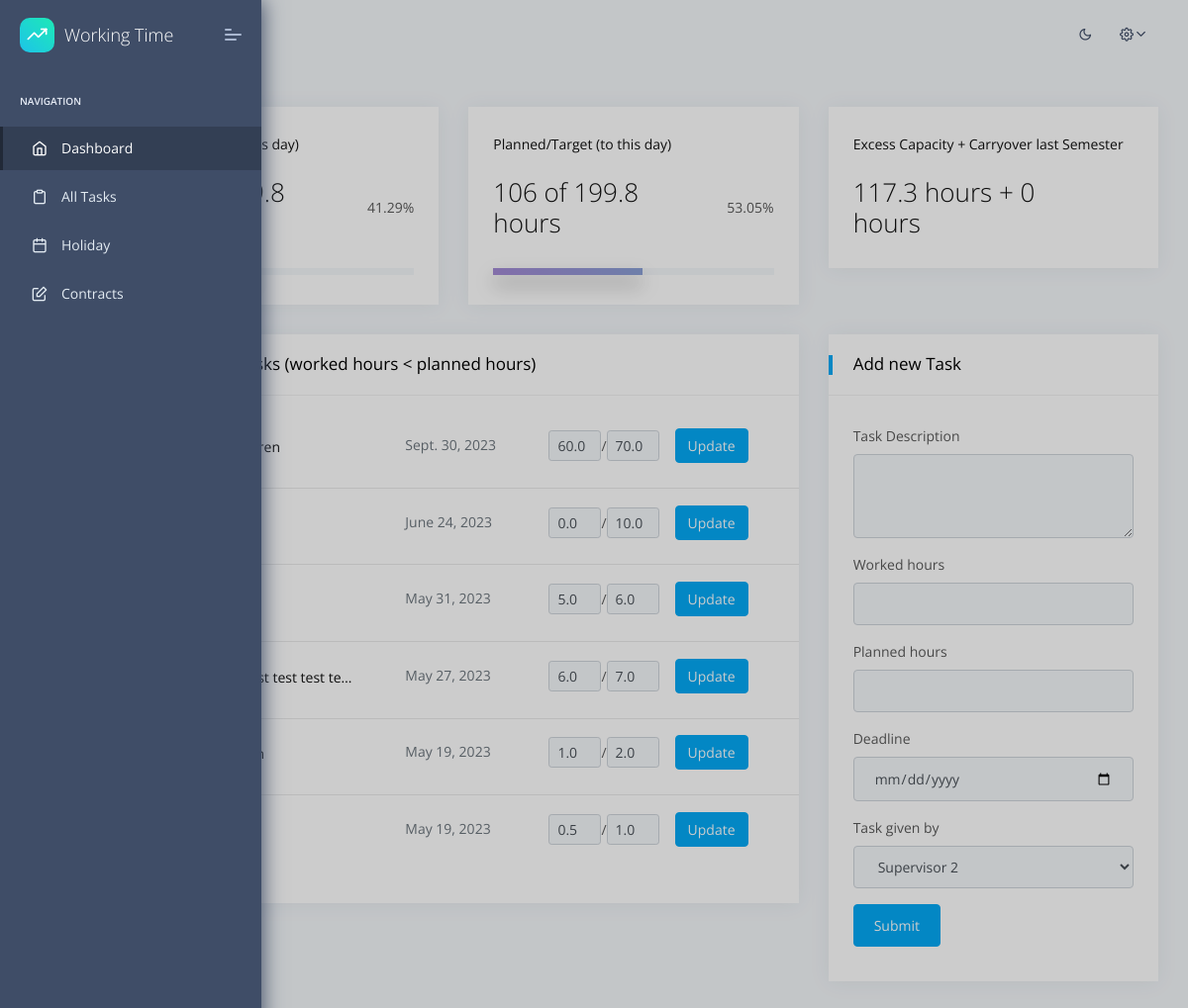
Before: / (signed in) with the older database file.
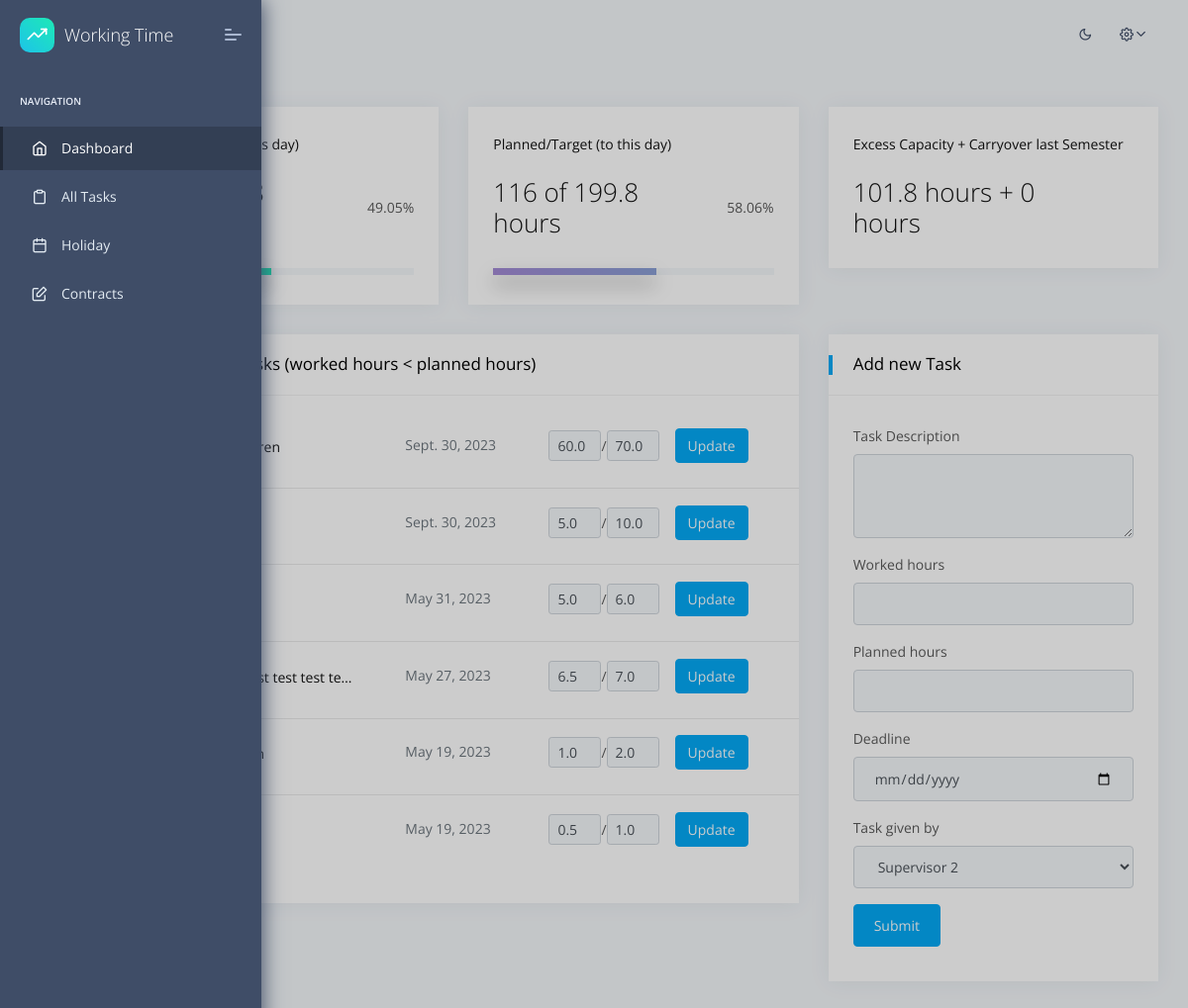
After: the same page with the newer database file.
### apps/home/models.py (models this page shows, shortened)
class Task(models.Model):
    id = models.AutoField(primary_key=True)
    assigned_to = models.ForeignKey(User, on_delete=models.CASCADE)
    assigner = models.ForeignKey(User, on_delete=models.CASCADE, related_name='assigner')
    task_text = models.TextField()
    total_hours = models.FloatField()
    worked_hours = models.FloatField()
    deadline = models.DateField()
    added = models.DateTimeField(auto_now_add=True)
    updated = models.DateTimeField(auto_now=True)
    class Meta:
        verbose_name = 'Task'
        verbose_name_plural = 'Tasks'
        ordering = ['id']

### apps/home/views.py (the view, shortened to what this page needs)
# urls.py: path('', views.index, name='home'),
@login_required(login_url="/login/")
def index(request: HttpRequest):
    logged_user = request.user
    if is_supervisor(logged_user) or is_shkofficer(logged_user):
        if request.method == 'POST' and is_supervisor(logged_user):
            if request.POST["formType"] == "newTask":
                t = Task(assigner = logged_user, assigned_to = User.objects.get(id=request.POST["taskGivenTo"]), task_text = request.POST["TaskDescription"], total_hours = request.POST["plannedHours"], worked_hours = 0, deadline = request.POST["deadline"])
                t.save()
        shks_data = []
        if is_supervisor(logged_user):
            shks = Contract.objects.filter(supervisor=logged_user) # TODO: filter out shks that are not active anymore
        else:
            shks = [Contract.objects.filter(user=user, contract_start_date__range=get_employment_time(user), contract_end_date__range=get_employment_time(user)).first() for user in User.objects.filter(groups__name='shk')]
        for shk in shks:
            hours_to_work, worked_hours, planned_hours, excess_hours = calc_working_time(shk.user)
            worked_hours_pct = round(worked_hours / hours_to_work * 100, 2) if worked_hours < hours_to_work else 100
            planned_hours_pct = round(planned_hours / hours_to_work * 100, 2) if planned_hours < hours_to_work else 100
            shks_data.append({
                'contract': shk,
                'worked_hours': worked_hours,
                'worked_hours_pct': worked_hours_pct,
                'planned_hours': planned_hours,
                'planned_hours_pct': planned_hours_pct,
                'difference_hours_pct': round(planned_hours_pct - worked_hours_pct, 2),
                'hours_to_work': hours_to_work,
                'excess_hours': excess_hours,
                'carry_over_hours_from_last_semester': shk.carry_over_hours_from_last_semester,
            })
        tasks = Task.objects.filter(assigned_to__in=[shk.user for shk in shks]).order_by('-deadline')[:10] # no filtering nessesary since we only get shks that are active
        context = {
            'segment': 'index',
            'shks': shks,
            'tasks': tasks,
            'shks_data': shks_data,
        }
        if is_supervisor(logged_user):
            html_template = loader.get_template('home/index_supervisor.html')
        else:
            html_template = loader.get_template('home/index_officer.html')
    else:
        hours_to_work, worked_hours, planned_hours, excess_hours = calc_working_time(logged_user)
        worked_hours_pct = round(worked_hours / hours_to_work * 100, 2) if worked_hours < hours_to_work else 100
        planned_hours_pct = round(planned_hours / hours_to_work * 100, 2) if planned_hours < hours_to_work else 100
        unfinished_tasks = Task.objects.filter(assigned_to=logged_user, worked_hours__lt = F('total_hours')).order_by('-deadline')
        supervisors = User.objects.filter(groups__name='supervisor')
        context = {
            'segment': 'index',
            'hours_to_work': hours_to_work,
            'worked_hours': worked_hours,
            'worked_hours_pct': worked_hours_pct,
            'planned_hours': planned_hours,
            'planned_hours_pct': planned_hours_pct,
            'carry_over_hours_from_last_semester': sum([contract.carry_over_hours_from_last_semester for contract in Contract.objects.filter(user=logged_user, contract_start_date__range=get_employment_time(logged_user), contract_end_date__range=get_employment_time(logged_user))]),
            'excess_hours': excess_hours,
            'tasks': unfinished_tasks,
            'supervisors': supervisors,
            'my_supervisor': Contract.objects.filter(user=logged_user).first().supervisor
        }
        html_template = loader.get_template('home/index.html')
    return HttpResponse(html_template.render(context, request))

### apps/context_processors.py (called while the page is built)
def cfg_assets_root(request):
    return { 'ASSETS_ROOT' : settings.ASSETS_ROOT }

### apps/home/views.py (called while the page is built)
def get_free_days(from_date: dt.date, to_date: dt.date) -> dict:
    all_holidays = hd.country_holidays("DE", subdiv = "SN", years = [y for y in range(from_date.year, to_date.year + 1)])
    free_days = {}
    for date, name in sorted(all_holidays.items()):
        if from_date <= date <= to_date:
            free_days[date] = name
    return free_days

def business_days(from_date: dt.date, to_date: dt.date) -> int:
    if to_date.weekday() >= 5:
        return np.busday_count(from_date, to_date)
    else:
        return np.busday_count(from_date, to_date) + 1

def calc_days_to_work(from_date: dt.date, to_date: dt.date) -> int:
    free_days = len(get_free_days(from_date, min(dt.date.today(), to_date)).keys())
    days_to_work = business_days(from_date, min(dt.date.today(), to_date)) - free_days
    return days_to_work

def is_supervisor(user: User) -> bool:
    return user.groups.filter(name='supervisor').exists()

def is_shkofficer(user: User) -> bool:
    return user.groups.filter(name='shkofficer').exists()

### apps/templates/home/index.html (shortened to what the changed rows need)
{% extends "layouts/base.html" %}
{% block content %}
    <div class="pcoded-main-container">
        <div class="pcoded-wrapper">
            <div class="pcoded-content">
                <div class="pcoded-inner-content">
                    <div class="main-body">
                        <div class="page-wrapper">
                            <div class="row">
                                <div class="col-md-6 col-xl-4">
                                    <div class="card daily-sales">
                                        <div class="card-block">
                                            <div class="row d-flex align-items-center">
                                                <div class="col-3 text-right">
                                                    <p class="m-b-0">{{ worked_hours_pct }}%</p>
                                                </div>
                                            </div>
                                        </div>
                                    </div>
                                </div>
                                <div class="col-md-6 col-xl-4">
                                    <div class="card Monthly-sales">
                                        <div class="card-block">
                                            <div class="row d-flex align-items-center">
                                                <div class="col-9">
                                                    <h3 class="f-w-300 d-flex align-items-center  m-b-0">{{ planned_hours|floatformat }} of {{ hours_to_work|floatformat }} hours</h3>
                                                </div>
                                                <div class="col-3 text-right">
                                                    <p class="m-b-0">{{ planned_hours_pct }}%</p>
                                                </div>
                                            </div>
                                            <div class="progress m-t-30" style="height: 7px;">
                                                <div class="progress-bar progress-c-theme2" role="progressbar"
                                                        style="width: {{ planned_hours_pct }}%;" aria-valuenow="{{ planned_hours_pct }}" aria-valuemin="0"
                                                        aria-valuemax="100"></div>
                                            </div>
                                        </div>
                                    </div>
                                </div>
                                <div class="col-md-12 col-xl-4">
                                    <div class="card yearly-sales">
                                        <div class="card-block">
                                            <div class="row d-flex align-items-center">
                                                <div class="col-9">
                                                    <h3 class="f-w-300 d-flex align-items-center  m-b-0">{{ excess_hours|floatformat }} hours + {{ carry_over_hours_from_last_semester|floatformat }} hours</h3>
                                                </div>
                                            </div>
                                        </div>
                                    </div>
                                </div>
                                <div class="col-xl-8 col-md-6">
                                    <div class="card Recent-Users">
                                        <div class="card-block px-0 py-3">
                                            <div class="table-responsive">
                                                <table class="table table-hover">
                                                    <tbody>
                                                    {% for task in tasks %}
                                                        <tr class="unread">
                                                            <td>
                                                                <h6 class="mb-1">{{ task.task_text|truncatechars_html:40}}</h6>
                                                            </td>
                                                            <td>
                                                                <h6 class="text-muted">{{ task.deadline }}</h6>
                                                            </td>
                                                            <td>
                                                                <form class="form-inline" action = "#" method = "POST">
                                                                    <div class="form-group input-group-sm mx-sm-3 mb-2">
                                                                        <input type="text" class="form-control" id="actualHours" value="{{ task.worked_hours }}" size="3" name = "actualHours">
                                                                        /
                                                                        <input type="text" class="form-control" id="plannedHours" value="{{ task.total_hours }}" size="3" name = "plannedHours">
                                                                    </div>
                                                                    <button type="submit" class="btn btn-primary mb-2 paddingZero">Update</button>
                                                                </form>
                                                            </td>
                                                        </tr>
                                                    {% endfor %}
                                                    </tbody>
                                                </table>
                                            </div>
                                        </div>
                                    </div>
                                </div>
                            </div>
                        </div>
                    </div>
                </div>
            </div>
        </div>
    </div>
{% endblock content %}

Changed rows visible on the page:
no longer on this page (row edited): Task: deadline "June 24, 2023", actualHours "0.0", plannedHours "10.0"
added Task: deadline "Sept. 30, 2023", actualHours "5.0", plannedHours "10.0"
changed Task "May 27, 2023": actualHours "6.0" → "6.5"
Other visible differences:
{{ worked_hours_pct }}: "41.29" → "49.05"
{{ planned_hours|floatformat }}: "106" → "116"
{{ planned_hours_pct }}: "53.05" → "58.06"
{{ planned_hours_pct }}: 53.05 → 58.06 (drawn)
{{ excess_hours|floatformat }}: "117.3" → "101.8"
